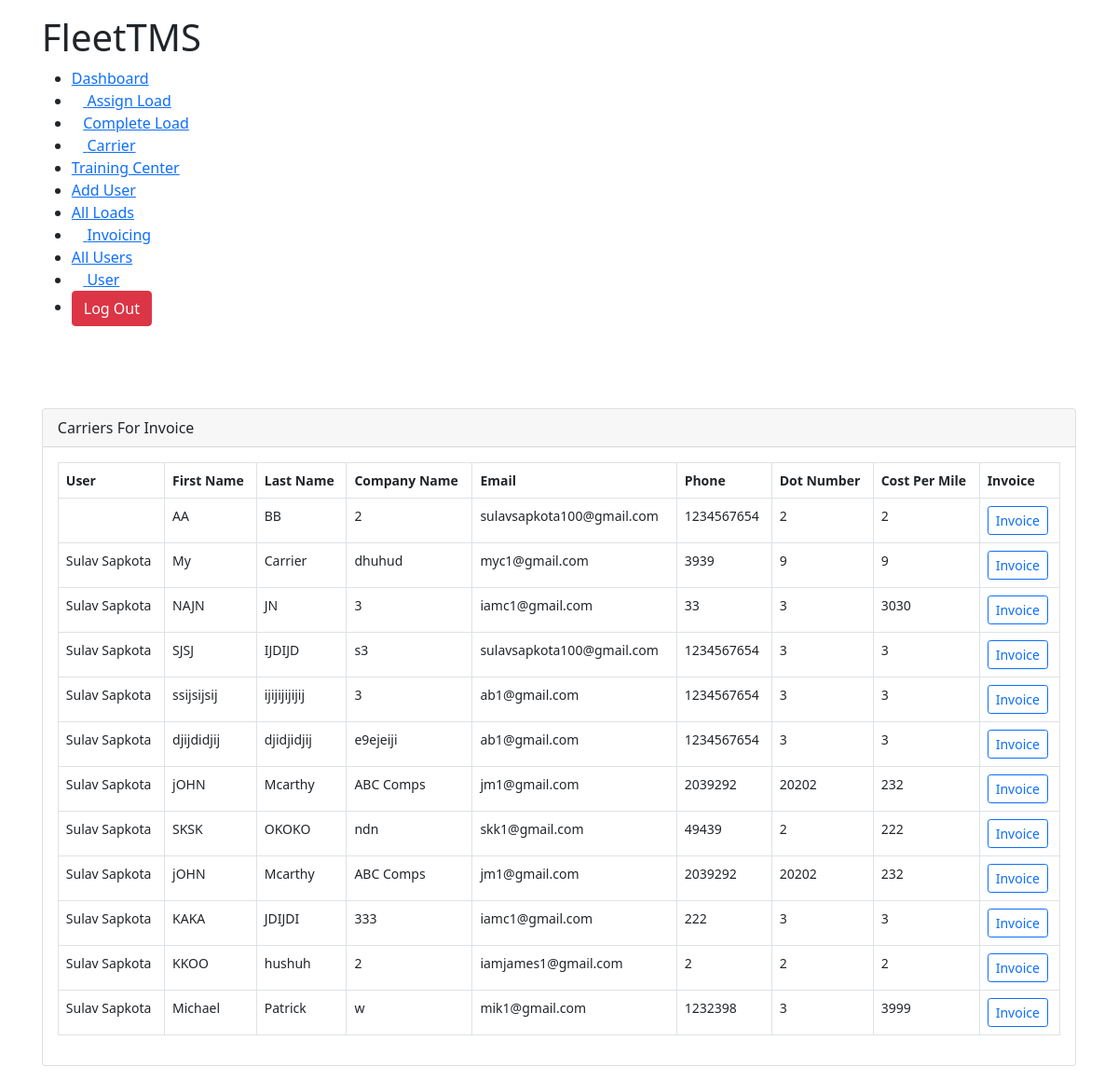
The app's page /all_invoice (signed in), older data.
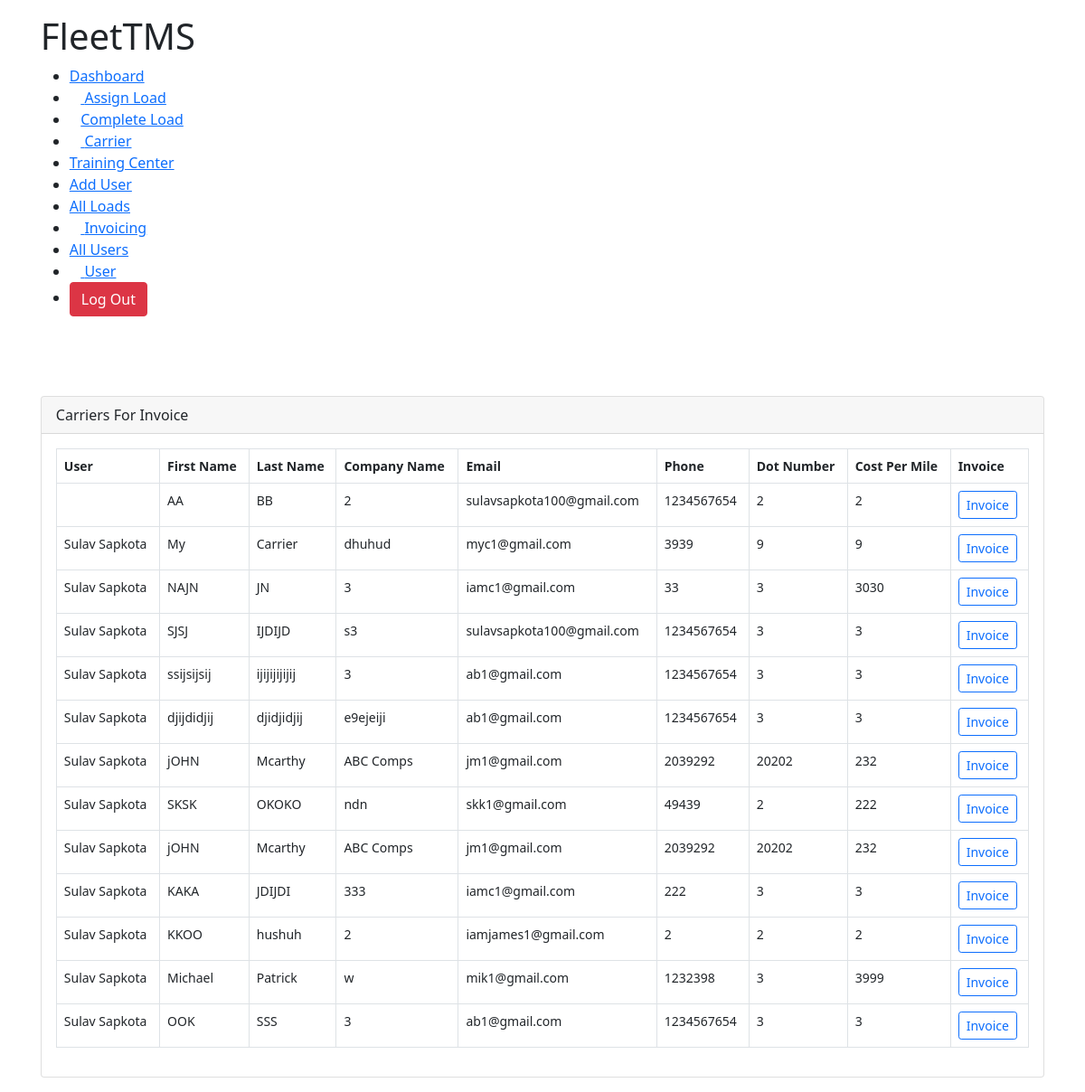
The same page, newer data.
### TMSTruck/models.py (models this page shows, shortened)
class Carrier(models.Model):
	user					= models.ForeignKey(Account,on_delete=models.CASCADE,null=True,blank=True)
	firstName 				= models.CharField(max_length=100,null=True)
	lastName				= models.CharField(max_length=100,null=True)
	company 				= models.CharField(max_length=100,null=True)
	email					= models.EmailField(max_length=100,null=True)
	phone					= models.IntegerField(null=True)
	mc_number 				= models.IntegerField(null=True)
	dot_number				= models.IntegerField(null=True)
	factoring_phone			= models.IntegerField(null=True)
	factoring_email			= models.EmailField(null=True,max_length=100)
	willing_states			= models.TextField(max_length=1000,null=True)
	carrier_status			= models.CharField(max_length=100,null=True)
	factoring_company		= models.CharField(max_length=100,null=True)
	mc_upload		 		= models.FileField(upload_to=carrierMcFiles,null=True)
	w9_upload 				= models.FileField(upload_to=carrierMcFiles,null=True)
	insurance				= models.FileField(upload_to=carrierMcFiles,null=True)
	costPerMile				= models.IntegerField(null=True)

class Account(models.Model):
	user 					= models.OneToOneField(User, on_delete=models.CASCADE)
	choices 				= [('ACTIVE','ACTIVE'),('INACTIVE','INACTIVE')]
	roleChoice				= [('Trainee','Trainee'),
								('Logistics Manager','Logistics Manager'),
								('Accounting','Accounting'),
								('Hiring Manager','Hiring Manager'),
								('Admin','Admin')]
	Email					= models.EmailField(max_length=100,null=True)
	firstName    			= models.CharField(max_length=100,null=True)
	lastName 				= models.CharField(max_length=100,null=True)
	commissionRate 			= models.IntegerField(null=True,blank=True)
	address 				= models.CharField(max_length=100,null=True)
	city 					= models.CharField(max_length=100,null=True)
	state 					= models.CharField(max_length=100,null=True)
	zipCode 				= models.IntegerField(null=True)
	Phone 					= models.IntegerField(null=True)
	userStatus 				= models.CharField(max_length=100,choices=choices,default='ACTIVE')
	enrolledCarriers 		= models.TextField(null=True,max_length=3000, blank=True)
	userRole				= models.CharField(null=True,max_length=100,choices=roleChoice,default='Trainee',blank=True)
	ndaNca 					= models.FileField(upload_to=w9UploadFile)
	w9_upload				= models.FileField(upload_to=w9UploadFile,null=True)

### TMSTruck/decorators.py (the view)
        def wrapper(request, *args, **kwargs):
            group = None
            if request.user.groups.exists():
                group = request.user.groups.all()[0].name
            if group in allowed_roles:
                return view_func(request, *args, **kwargs)
            elif group == 'Trainee':
                return redirect("user")
            else:
                return HttpResponse("You are not authorized to visit this page. ")

### TMSTruck/views.py (called while the page is built)
@login_required(login_url="login")
@customRoles(allowed_roles=['Admin','Accounting','Logistics Manager'])
def all_invoice(request):
	ac = Account.objects.get(user=request.user)
	carrier = Carrier.objects.all()
	ca = carrier.values()
	template = 'TMSTruck/carrier/all_invoice.html'
	carrierList = [car for car in carrier]
	all_loads = AssignLoad.objects.filter(user=ac)
	group = request.user.groups.all()[0].name
	print(ca)
	context = {
		'carriers':carrier,
		'group':group,
	}
	return render(request,template,context)

### TMSTruck/templates/TMSTruck/carrier/all_invoice.html (shortened to what this page needs)
{% extends 'TMSTruck/base.html' %}
{% load static %}
{% block content %}
<!DOCTYPE html>
<html lang="en">
<head>
    <link rel="stylesheet" href="{% static 'css/dashboard.css' %}">
</head>
<body>
    <div class="main-body">
        {% if group == 'Accounting' %}
        {% include 'TMSTruck/navbars/accounting_navbar.html' %}
        {% elif group == 'Admin' %}
        {% include 'TMSTruck/navbars/admin_navbar.html' %}
        {% elif group == 'Hiring Manager' %}
        {% include 'TMSTruck/navbars/hiring_manager_navbar.html' %}
        {% elif group == 'Logistics Manager' %}
        {% include 'TMSTruck/navbars/logistics_manager.html' %}
        {% endif %}<br><br>
        <div class="row">
            <div class="col-md-12">
                <div class="card">
                    <div class="card-header">Carriers For Invoice</div>
                    <div class="card-body">
                        <table class="table table-bordered">
                            <thead>
                                <tr>
                                    <th scope="col">User</th>
                                    <th scope="col">First Name</th>
                                    <th scope="col">Last Name</th>
                                    <th scope="col">Company Name</th>
                                    <th scope="col">Email</th>
                                    <th scope="col">Phone</th>
                                    <th scope="col">Dot Number</th>
                                    <th scope="col">Cost Per Mile</th>
                                    <th scope="col">Invoice</th>
                                </tr>
                            </thead>
                            <tbody>
                                {% for carrier in carriers %}
                                <tr>
                                    <td>{{carrier.user.firstName}} {{carrier.user.lastName}}</td>
                                    <td>{{carrier.firstName}}</td>
                                    <td>{{carrier.lastName}}</a></td>
                                    <td>{{carrier.company}}</td>
                                    <td>{{carrier.email}}</td>
                                    <td>{{carrier.phone}}</td>
                                    <td>{{carrier.dot_number}}</td>
                                    <td>{{carrier.costPerMile}}</td>
                                    <td><a href="{% url 'invoice' carrier.id %}"><button class="btn btn-outline-primary btn-sm">Invoice</button></a></td>
                                </tr>
                                {% endfor %}
                            </tbody>
                        </table>
                    </div>
                </div>
            </div>
        </div>
    </div>
</body>
</html>
{% endblock %}

### TMSTruck/templates/TMSTruck/base.html (shortened to what this page needs)
{% load static %}
<!doctype html>
<html lang="en">
  <head>
    <link rel="stylesheet" href="https://stackpath.bootstrapcdn.com/bootstrap/5.0.0-alpha1/css/bootstrap.min.css">
    <link rel="stylesheet" href="https://cdnjs.cloudflare.com/ajax/libs/font-awesome/4.7.0/css/font-awesome.min.css">
    <link rel="stylesheet" href="{% static 'css/base.css' %}">
  </head>
  <body>
    {% block content %}
    {% endblock %}
  </body>
</html>

### TMSTruck/templates/TMSTruck/navbars/admin_navbar.html (shortened to what this page needs)
{% extends 'TMSTruck/base.html' %}
{% load static %}
{% block content %}
<link rel="stylesheet" href="{% static 'css/dashboard.css' %}">
<div class="header mt-3">
    <div class="topic">
        <h1 style="font-size: 40px;" class="display-4">FleetTMS</h1>
    </div>
    <div class="navs" >
        <ul>
            <li><a href = "{% url 'dashboard' %}">Dashboard</a></li>
            <li><a  href = "{% url 'assign_load' %}"><i class="fa fa-plus"></i> Assign Load</a></li>
            <li><a  href = "{% url 'complete_load' %}"><i class="fa fa-check"></i>Complete Load</a></li>
            <li><a href = "{% url 'all_carrier' %}"><i class="fas fa-truck"></i> Carrier</a></li>
            <li><a href = "{% url 'training_center' %}">Training Center</a></li>
            <li><a  href = "{% url 'add_user' %}">Add User</a> </li>
            <li><a href="{% url 'all_loads' %}">All Loads</a></li>
            <li><a  href = "{% url 'all_invoice' %}"><i class="fas fa-file-invoice-dollar"></i> Invoicing</a></li>
            <li><a href="{% url 'all_users' %}">All Users</a></li>
            <li><a  href = "{% url 'user_info' %}"><i class="fa fa-user"></i> User</a></li>
            <li><a href = "{% url 'logout' %}" ><button class="btn btn-danger">Log Out</button></a></li>
        </ul>
    </div>
</div><br>
{% endblock %}

### static/css/base.css (style rules this page uses)
* { padding: 0px; margin: 0px; }
.main-body { margin: 1rem 2.8rem; }

### TMSTruck/templates/TMSTruck/carrier/all_invoice.html (style rules this page uses)
table { font-size: 14px; }

Row changes from the older to the newer data that the page shows:
added Carrier: user.firstName "Sulav", user.lastName "Sapkota", firstName "OOK", lastName "SSS", company "3", email "ab1@gmail.com", phone "1234567654", dot_number "3", costPerMile "3"
